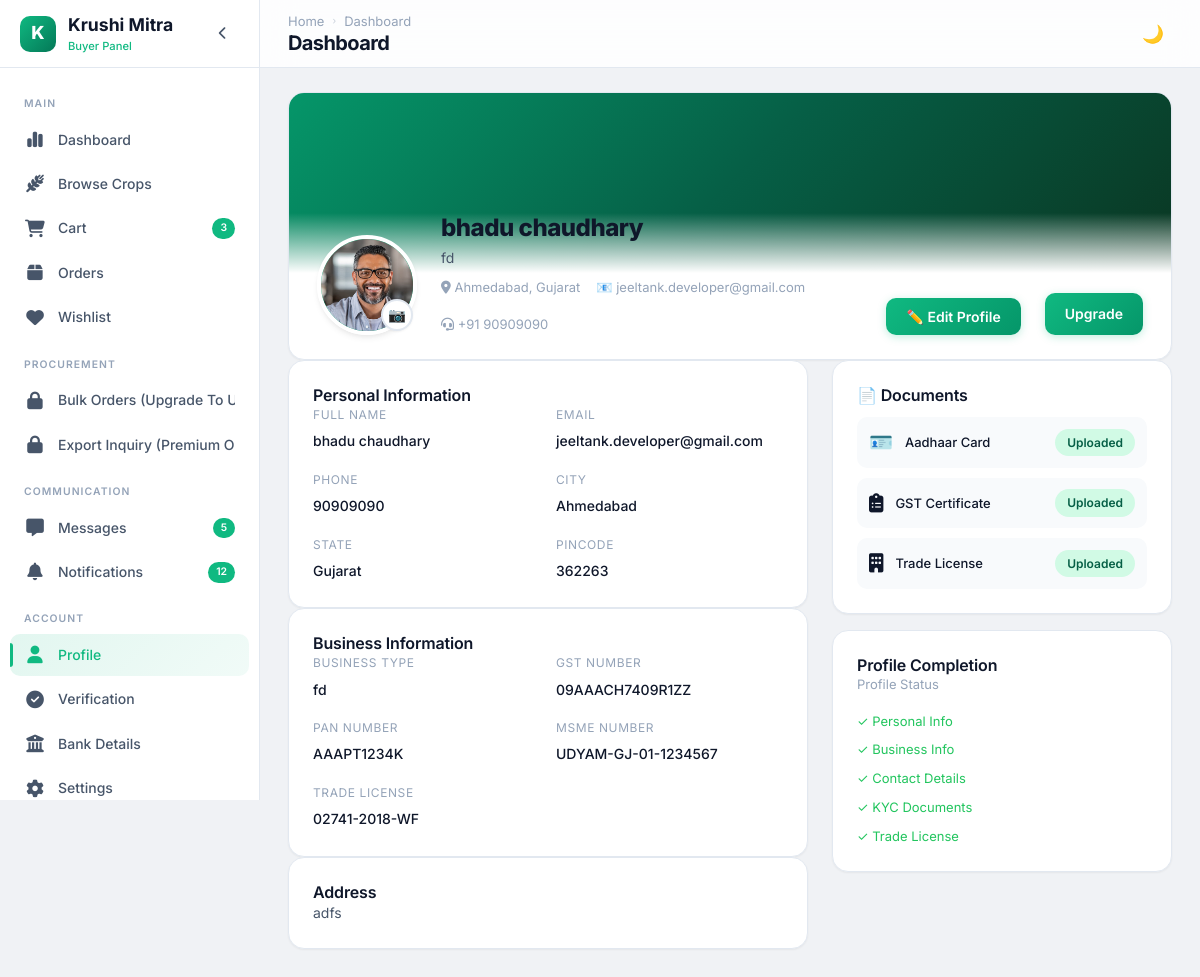
The app's page /buyer/profile/ (signed in), older data.
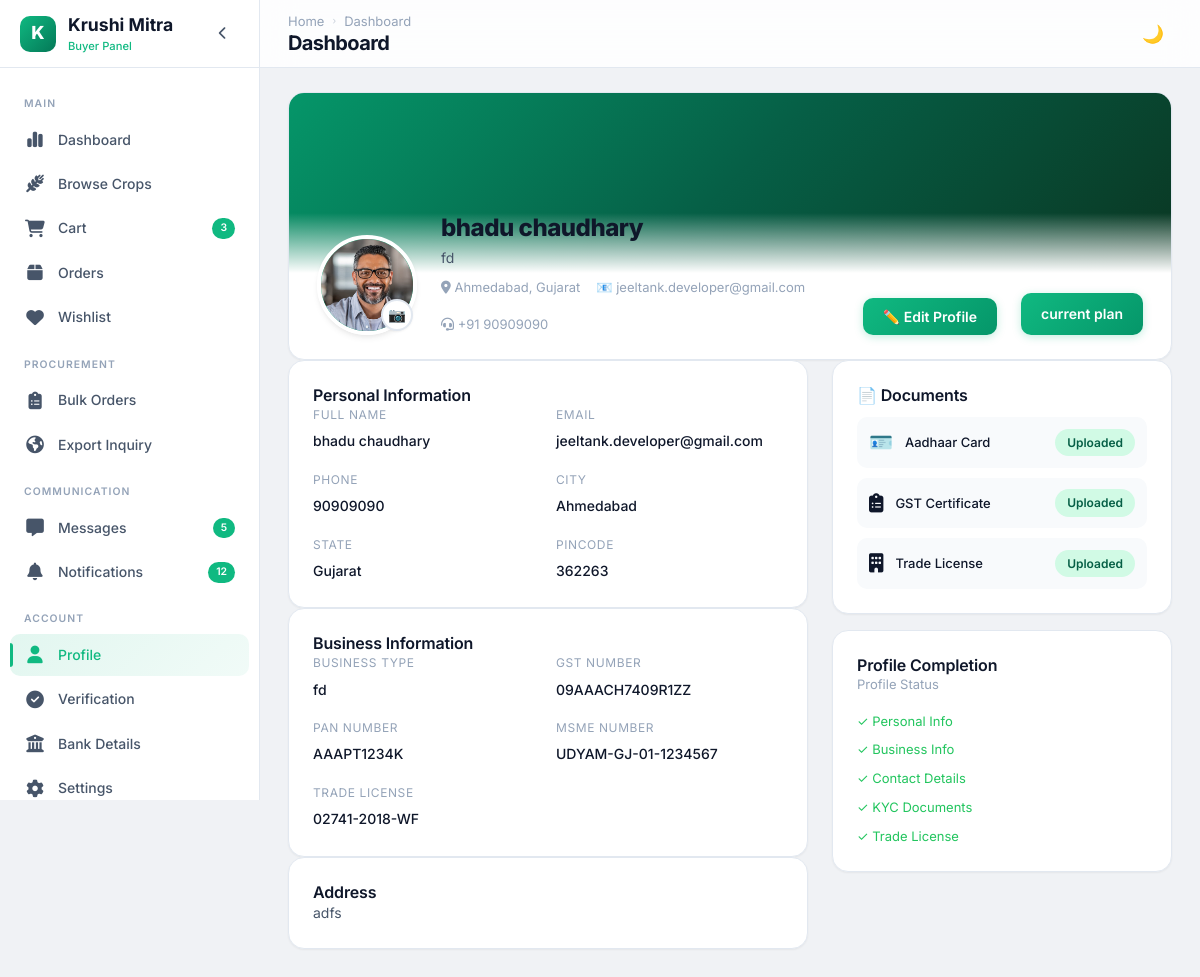
The same page, newer data.
### farmer/views.py (the view)
        def wrapper(request, *args, **kwargs):
            if "contact" in request.session:
                try:
                    user = User.objects.get(contact=request.session['contact'])
                    request.uid = user
                    if user.role not in allowed_roles:
                        messages.error(request, "Access Denied")
                        return redirect('login')
                    return view_function(request, *args, **kwargs)
                except User.DoesNotExist:
                    return redirect('login')
            return redirect('login')

### buyer/views.py (called while the page is built)
@check_login(['Buyer'])
def buyer_profile(request):
    uid = getattr(request, 'uid', None)
    buyr = Buyer.objects.get(user=uid)
    premium_type = premium_buyer.objects.get(user=buyr)
    bank_info = bank_details.objects.filter(user=buyr).first()
    verification = verification_details.objects.filter(user=buyr).first()
    context = { 'uid' : uid,'premium_type':premium_type,'buyr':buyr, 'bank_info': bank_info, 'verification': verification } if uid else {}
    return render(request, "buyer/profile.html", context)

### buyer/templates/buyer/profile.html (shortened to what the changed rows need)
<!DOCTYPE html>
{% load static %}
<html lang="en" data-theme="light">
<head>
  <link rel="stylesheet" href="{% static 'buyer/css/style.css' %}">
  <link rel="stylesheet" href="{% static 'buyer/css/profile.css' %}">
  <link rel="stylesheet" href="https://cdnjs.cloudflare.com/ajax/libs/font-awesome/6.4.0/css/all.min.css">
</head>
<body>
  <div class="app-layout">
    <aside class="sidebar">
      <nav class="sidebar-nav">
        {% if buyr.is_premiume %}
        <a href="{% url 'buyer_bulk_order' %}" class="sidebar-item" data-tooltip="Bulk Orders">
          <span class="sidebar-item-icon"><i class="fa-solid fa-clipboard-list"></i></span>
          <span class="sidebar-item-text">Bulk Orders</span>
        </a>
        {% if premium_type.premium_type == 'Premium' %}
        <a href="{% url 'buyer_export_inquiry' %}" class="sidebar-item">
          <span class="sidebar-item-icon"><i class="fa-solid fa-earth-americas"></i></span>
          <span class="sidebar-item-text">Export Inquiry</span>
        </a>
        {% else %}
        <a href="#" class="sidebar-item disabled-link"
          onclick="alert('Export Inquiry is available for Premium users only.'); return false;">
          <span class="sidebar-item-icon"><i class="fa-solid fa-lock"></i></span>
          <span class="sidebar-item-text">Export Inquiry (Premium Only)</span>
        </a>
        {% endif %}
        {% else %}
        <a href="#" class="sidebar-item disabled-link" onclick="alert('Upgrade To Unlock Bulk Orders'); return false;">
          <span class=" sidebar-item-icon"><i class="fa-solid fa-lock"></i></span>
          <span class="sidebar-item-text">Bulk Orders (Upgrade To Unlock)</span>
        </a>
        <a href="#" class="sidebar-item disabled-link"
          onclick="alert('Export Inquiry is available for Premium users only.'); return false;">
          <span class="sidebar-item-icon"><i class="fa-solid fa-lock"></i></span>
          <span class="sidebar-item-text">Export Inquiry (Premium Only)</span>
        </a>
        {% endif %}
      </nav>
    </aside>
    <div class="main-wrapper">
      <header class="navbar">
        <div class="navbar-left"><button class="mobile-menu-btn"></button>
          <div>
            <h1 class="page-title">My Profile</h1>
          </div>
        </div>
      </header>
      <main class="main-content">
        <div class="profile-header card page-reveal">
          <div class="profile-info">
            <div class="profile-photo">
              {% if verification.photo %}
              <img src="{{ verification.photo.url }}" alt="Profile Photo" class="profile-avatar-lg" style="object-fit: cover;">
              {% else %}
              <div class="profile-avatar-lg">{{ uid.name|slice:":2"|upper }}</div>
              {% endif %}
              <button class="profile-photo-edit">📷</button>
            </div>
            <div class="profile-details">
              <h2 class="profile-name-lg">{{uid.name}}</h2>
              <p class="profile-bio">{{ buyr.business_type|default:"Buyer" }}</p>
              <div class="profile-meta">
              </div>
            </div>
            <button class="btn btn-primary">✏️ Edit Profile</button>
            {% if buyr.is_premiume %}
            <a href="{% url 'current_plan' %}" class="btn btn-primary">current plan</a>
            {% else %}
            <a href="{% url 'buyer_premium' %}" class="btn btn-primary">Upgrade</a>
            {% endif %}
          </div>
        </div>
      </main>
    </div>
  </div>
</body>
</html>

Row changes from the older to the newer data that the page shows:
changed Buyer "fd": is_premiume False → True (drawn)
Text that changed along with them:
text no longer shown: "Bulk Orders (Upgrade To… Export Inquiry (Premium… Upgrade"
text now shown: "Bulk Orders Export Inquiry current plan"
